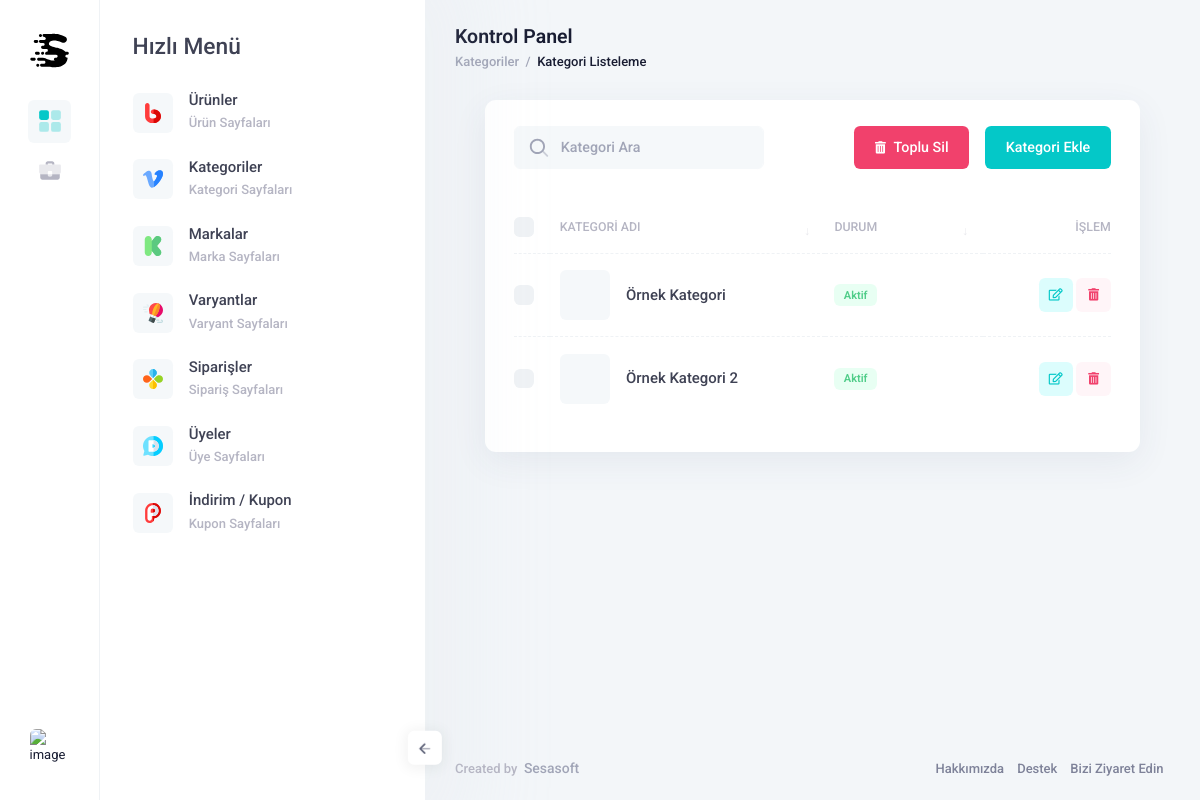
The app's page /panel/categories (signed in) with its own data.
### tables this page shows
CREATE TABLE `categories` (
  `id` int(11) NOT NULL,
  `name` varchar(60) NOT NULL,
  `description` varchar(255) NOT NULL,
  `status` int(11) NOT NULL DEFAULT 1,
  `picture` varchar(60) NOT NULL,
  `topCategory` int(11) NOT NULL DEFAULT 0,
  `metaTitle` varchar(60) NOT NULL,
  `metaDescription` varchar(255) NOT NULL,
  `metaKeywords` varchar(255) NOT NULL
);

### panel/include/categories/list.php (the view, shortened to what this page needs)
<?php function categories() { global $db;
    breadcrumb('Kontrol Panel','Kategoriler','Kategori Listeleme'); ?>
    <div class="content d-flex flex-column flex-column-fluid" id="kt_content">
        <div class="container-xxl" id="kt_content_container">
            <div id="kt_app_content" class="app-content  flex-column-fluid ">
                <div id="kt_app_content_container" class="app-container  container-xxl ">
                    <div class="card card-flush">
                        <div class="card-header align-items-center py-5 gap-2 gap-md-5">
                            <div class="card-title">
                                <div class="d-flex align-items-center position-relative my-1">
                                    <span class="svg-icon svg-icon-1 position-absolute ms-4">
                                    </span>
                                    <input type="text" data-kt-filter="search" class="form-control form-control-solid w-250px ps-14" placeholder="Kategori Ara" />
                                </div>
                            </div>
                            <div class="card-toolbar flex-row-fluid justify-content-end gap-5">
                                <a href="javascript:void(0)" class="btn btn-danger">
                                    <i class="fas fa-trash-alt fs-7"></i> Toplu Sil
                                </a>
                                <a href="categoriesAdd" class="btn btn-primary">
                                    Kategori Ekle
                                </a>
                            </div>
                        </div>
                        <div class="card-body pt-0">
                            <div id="kt_ecommerce_products_table_wrapper" class="dataTables_wrapper dt-bootstrap4 no-footer">
                                <div class="table-responsive">
                                    <table class="table align-middle table-row-dashed fs-6 gy-5 dataTable no-footer" id="kt_datatable_example">
                                        <thead>
                                        <tr class="text-start text-gray-400 fw-bold fs-7 text-uppercase gs-0">
                                            <th class="w-10px pe-2 sorting_disabled" rowspan="1" colspan="1" aria-label="" style="width: 29.8906px;">
                                                <div class="form-check form-check-sm form-check-custom form-check-solid me-3">
                                                    <input class="form-check-input" type="checkbox" data-kt-check="true" data-kt-check-target="#kt_ecommerce_products_table .form-check-input" value="1">
                                                </div>
                                            </th>
                                            <th class="min-w-200px sorting" tabindex="0" aria-controls="kt_ecommerce_products_table" rowspan="1" colspan="1" aria-label="Kategori Adı" style="width: 275.812px;">Kategori Adı</th>
                                            <th class="min-w-100px sorting" tabindex="0" rowspan="1" colspan="1" aria-label="Durum" style="width: 139.656px;">Durum</th>
                                            <th class="text-end min-w-100px sorting_disabled" rowspan="1" colspan="1" aria-label="Actions" style="width: 139.656px;">İşlem</th>
                                        </tr>
                                        </thead>
                                        <tbody class="fw-semibold text-gray-600" id="table">
                                        <?php $categories = $db->query("select * from categories order by id ASC")->fetchAll();
                                        foreach($categories as $categorie) { ?>
                                            <tr class="odd">
                                                <td>
                                                    <div class="form-check form-check-sm form-check-custom form-check-solid">
                                                        <input class="form-check-input" type="checkbox" value="1">
                                                    </div>
                                                </td>
                                                <td>
                                                    <div class="d-flex align-items-center">
                                                        <a href="javascript:void(0)" class="symbol symbol-50px">
                                                            <span class="symbol-label" style="background-image:url(../upload/categories/<?=$categorie['picture']?>);"></span>
                                                        </a>
                                                        <div class="ms-5">
                                                            <a href="javascript:void(0)" class="text-gray-800 text-hover-primary fs-5 fw-bold" data-kt-ecommerce-product-filter="product_name"><?=$categorie['name']?></a>
                                                        </div>
                                                    </div>
                                                </td>
                                                <?php $status = ($categorie['status'] == '1') ? '<div class="badge badge-light-success">Aktif</div>' : '<div class="badge badge-light-danger">pasif</div>'; ?>
                                                <td class="pe-0" data-order="Scheduled"><?=$status?></td>
                                                <form method="post">
                                                <td class="text-end">
                                                    <a href="categoriesEdit/<?=$categorie['id']?>" class="btn btn-icon btn-light-primary btn-sm"><i class="far fa-edit fs-7"></i></a>
                                                    <button name="sil" type="submit" class="btn btn-icon btn-light-danger btn-sm"><i class="fas fa-trash-alt fs-7"></i></button>
                                                </td>
                                                </form>
                                            </tr>
                                        <?php } ?>
                                        </tbody>
                                    </table>
                                </div>
                            </div>
                        </div>
                    </div>
                </div>
            </div>
        </div>
    </div>
<?php }

### records on screen
categories: name "Örnek Kategori", status "Aktif"
categories: name "Örnek Kategori 2", status "Aktif"

### other values on screen
$var1 "Kontrol Panel"
$var2 "Kategoriler"
$var3 "Kategori Listeleme"
